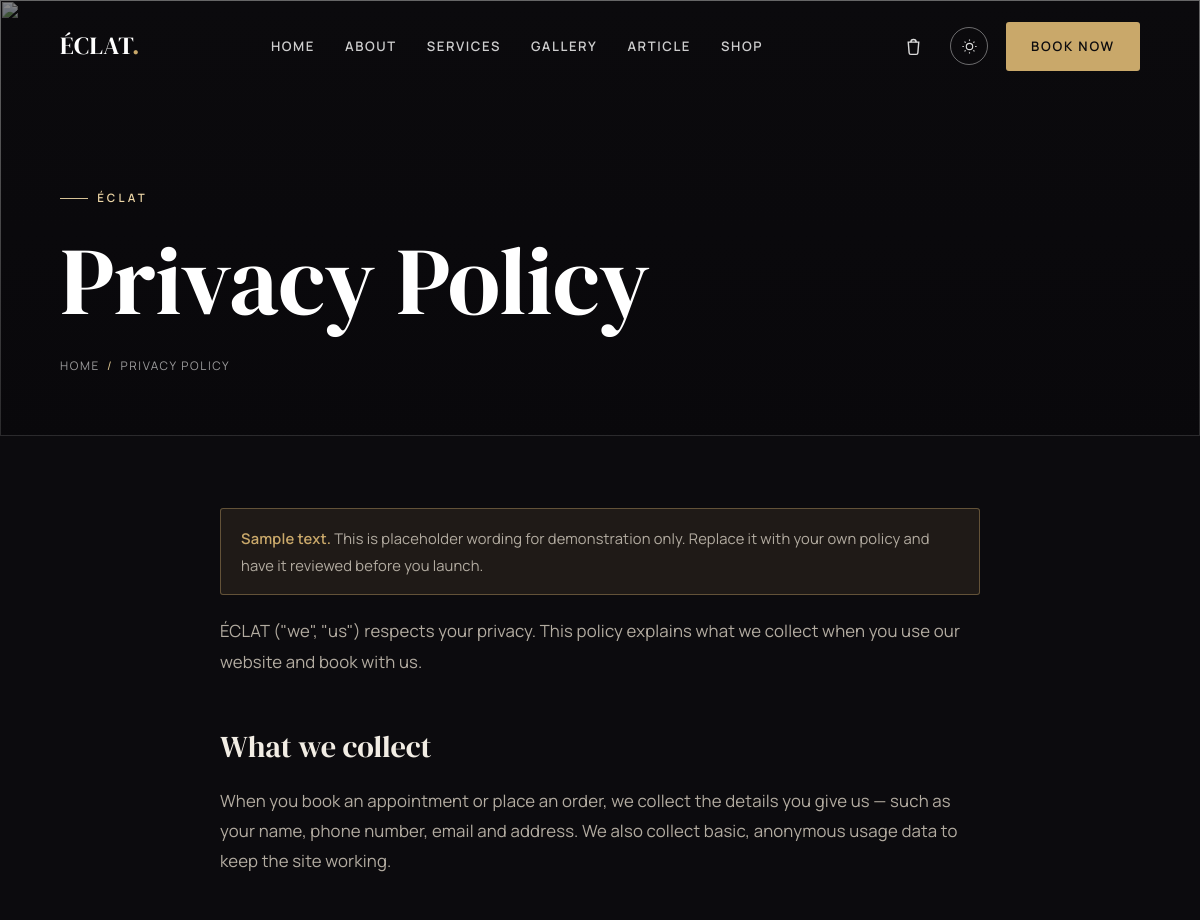
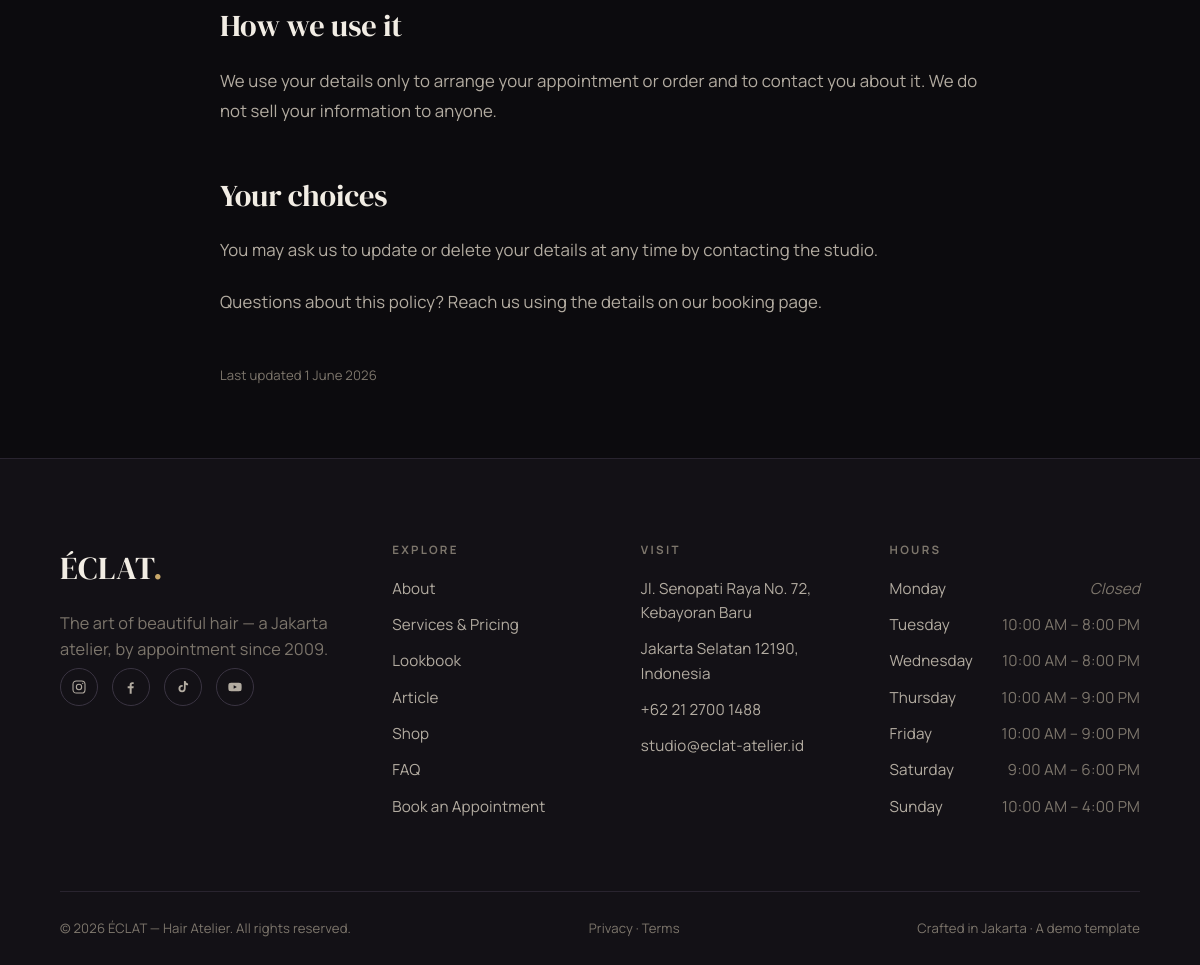
The page /privacy on the database its author committed (2 pictures, top to bottom).
### tables this page shows
CREATE TABLE pages (
    id         INT AUTO_INCREMENT PRIMARY KEY,
    slug       VARCHAR(120) NOT NULL UNIQUE,
    title      VARCHAR(200) NOT NULL,
    body       MEDIUMTEXT   NOT NULL,
    is_active  TINYINT(1)   NOT NULL DEFAULT 1,
    updated_at DATETIME     NULL
);

CREATE TABLE opening_hours (
    id         INT AUTO_INCREMENT PRIMARY KEY,
    day_order  TINYINT      NOT NULL,
    day_name   VARCHAR(12)  NOT NULL,
    open_time  TIME         NULL,
    close_time TIME         NULL,
    is_closed  TINYINT(1)   NOT NULL DEFAULT 0
);

### app/controllers/page.php (called while the page is built, shortened)
<?php
$slug = $_GET['slug'] ?? '';
$page = get_page_by_slug($slug);
render('page', [
    'title'        => $page['title'] . ' — ' . get_setting('site_name_full'),
    'meta'         => $page['title'] . ' — ' . get_setting('site_name'),
    'active'       => '',
    'css'          => ['page'],
    'page'         => $page,
]);

### public/index.php (called while the page is built, shortened)
<?php
$routes = require APP_PATH . '/routes.php';
$uri  = parse_url($_SERVER['REQUEST_URI'] ?? '/', PHP_URL_PATH) ?? '/';
if (BASE_URL !== '') {
    if ($uri === BASE_URL) {
        $uri = '/';
    } elseif (str_starts_with($uri, BASE_URL . '/')) {
        $uri = substr($uri, strlen(BASE_URL));
    }
}
$path = '/' . trim($uri, '/');
$controller = $routes[$path] ?? null;
if ($controller === null && preg_match('#^/shop/([a-z0-9][a-z0-9-]*)$#', $path, $m)) {
    $_GET['slug'] = $m[1];
    $controller = 'product';
}
if ($controller === null && preg_match('#^/blog/([a-z0-9][a-z0-9-]*)$#', $path, $m)) {
    $_GET['slug'] = $m[1];
    $controller = 'article';
}
if ($controller === null && preg_match('#^/([a-z0-9][a-z0-9-]*)$#', $path, $m)) {
    $controller = 'page';
}
if ($controller === null) {
    http_response_code(404);
    $controller_file = APP_PATH . '/controllers/not_found.php';
} else {
    $controller_file = APP_PATH . '/controllers/' . $controller . '.php';
}
require $controller_file;

### app/database.php (called while the page is built, shortened)
<?php
function db(): PDO {
    static $pdo = null;
    if ($pdo instanceof PDO) {
        return $pdo;
    }
    $opts = [
        PDO::ATTR_ERRMODE            => PDO::ERRMODE_EXCEPTION,
        PDO::ATTR_DEFAULT_FETCH_MODE => PDO::FETCH_ASSOC,
        PDO::ATTR_EMULATE_PREPARES   => false,
    ];
    try {
        if (DB_DRIVER === 'sqlite') {
            $pdo = new PDO('sqlite:' . DB_SQLITE_PATH, null, null, $opts);
            $pdo->exec('PRAGMA foreign_keys = ON');
        } else {
            $dsn = sprintf('mysql:host=%s;port=%s;dbname=%s;charset=utf8mb4',
                DB_HOST, DB_PORT, DB_NAME);
            $pdo = new PDO($dsn, DB_USER, DB_PASS, $opts);
        }
    } catch (PDOException $ex) {
        http_response_code(500);
        exit(APP_DEBUG
            ? 'Database connection failed: ' . $ex->getMessage()
            : 'The site is temporarily unavailable. Please try again shortly.');
    }
    return $pdo;
}
function q(string $sql, array $params = []): array {
    $stmt = db()->prepare($sql);
    $stmt->execute($params);
    return $stmt->fetchAll();
}
function q1(string $sql, array $params = []): ?array {
    $stmt = db()->prepare($sql);
    $stmt->execute($params);
    $row = $stmt->fetch();
    return $row === false ? null : $row;
}

### app/models/pages.php (called while the page is built, shortened)
<?php
function get_page_by_slug(string $slug): ?array {
    return q1('SELECT * FROM pages WHERE slug = :slug AND is_active = 1', ['slug' => $slug]);
}

### app/models/settings.php (called while the page is built, shortened)
<?php
function get_setting(string $key, string $default = ''): string {
    static $cache = null;
    if ($cache === null) {
        $cache = [];
        foreach (q('SELECT skey, svalue FROM settings') as $r) {
            $cache[$r['skey']] = $r['svalue'];
        }
    }
    return $cache[$key] ?? $default;
}

### app/models/hours.php (called while the page is built, shortened)
<?php
function get_opening_hours(): array {
    return q('SELECT day_name, open_time, close_time, is_closed
              FROM opening_hours ORDER BY day_order ASC');
}

### app/views/pages/page.php (the view, shortened to what this page needs)
<section class="page-hero page-hero--short">
    <div class="page-hero-bg"><img src="<?= e(url('assets/img/cta/cta.jpg')) ?>" alt="" aria-hidden="true"></div>
    <div class="container">
        <span class="eyebrow">ÉCLAT</span>
        <h1><?= e($page['title']) ?></h1>
        <div class="breadcrumb"><a href="<?= e(url('')) ?>">Home</a><span class="sep">/</span><?= e($page['title']) ?></div>
    </div>
</section>
<section class="section">
    <div class="container narrow page-body reveal"><?= $page['body'] ?></div>
    <?php if (!empty($page['updated_at'])): ?>
        <div class="container narrow page-updated">Last updated <?= e(date('j F Y', strtotime((string) $page['updated_at']))) ?></div>
    <?php endif; ?>
</section>

### app/views/partials/footer.php
<?php
$hours   = get_opening_hours();
$ig = get_setting('instagram'); $fb = get_setting('facebook');
$tt = get_setting('tiktok');    $yt = get_setting('youtube');
?>
<footer class="site-footer">
    <div class="container">
        <div class="footer-top">
            <div class="footer-brand">
                <div class="brand"><?= e(get_setting('site_name')) ?><span class="dot">.</span></div>
                <p><?= e(get_setting('tagline')) ?> — a Jakarta atelier, by appointment since <?= e(get_setting('founded_year')) ?>.</p>
                <div class="socials">
                    <a href="<?= e($ig) ?>" aria-label="Instagram"><svg viewBox="0 0 24 24" fill="none" stroke="currentColor" stroke-width="1.6"><rect x="3" y="3" width="18" height="18" rx="5"/><circle cx="12" cy="12" r="4"/><circle cx="17.5" cy="6.5" r="1" fill="currentColor" stroke="none"/></svg></a>
                    <a href="<?= e($fb) ?>" aria-label="Facebook"><svg viewBox="0 0 24 24" fill="currentColor"><path d="M13 22v-8h2.7l.4-3H13V9c0-.9.3-1.5 1.6-1.5H16V4.9c-.3 0-1.2-.1-2.3-.1-2.3 0-3.7 1.4-3.7 3.9V11H7v3h3v8z"/></svg></a>
                    <a href="<?= e($tt) ?>" aria-label="TikTok"><svg viewBox="0 0 24 24" fill="currentColor"><path d="M16 3c.3 2 1.6 3.6 3.6 3.9v2.6c-1.3.1-2.6-.3-3.6-1v5.9a5.4 5.4 0 1 1-5.4-5.4c.3 0 .6 0 .9.1v2.7a2.7 2.7 0 1 0 1.9 2.6V3z"/></svg></a>
                    <a href="<?= e($yt) ?>" aria-label="YouTube"><svg viewBox="0 0 24 24" fill="currentColor"><path d="M22 12s0-3-.4-4.4a2.3 2.3 0 0 0-1.6-1.6C18.5 5.6 12 5.6 12 5.6s-6.5 0-8 .4A2.3 2.3 0 0 0 2.4 7.6C2 9 2 12 2 12s0 3 .4 4.4a2.3 2.3 0 0 0 1.6 1.6c1.5.4 8 .4 8 .4s6.5 0 8-.4a2.3 2.3 0 0 0 1.6-1.6C22 15 22 12 22 12zm-12 2.8V9.2l4.8 2.8z"/></svg></a>
                </div>
            </div>
            <div class="footer-col">
                <h4>Explore</h4>
                <ul>
                    <li><a href="<?= e(url('about')) ?>">About</a></li>
                    <li><a href="<?= e(url('services')) ?>">Services &amp; Pricing</a></li>
                    <li><a href="<?= e(url('gallery')) ?>">Lookbook</a></li>
                    <li><a href="<?= e(url('blog')) ?>">Article</a></li>
                    <li><a href="<?= e(url('shop')) ?>">Shop</a></li>
                    <li><a href="<?= e(url('faq')) ?>">FAQ</a></li>
                    <li><a href="<?= e(url('book')) ?>">Book an Appointment</a></li>
                </ul>
            </div>
            <div class="footer-col">
                <h4>Visit</h4>
                <ul>
                    <li><?= e(get_setting('address_line1')) ?></li>
                    <li><?= e(get_setting('address_line2')) ?></li>
                    <li><a href="tel:<?= e(preg_replace('/[^0-9+]/', '', get_setting('phone'))) ?>"><?= e(get_setting('phone')) ?></a></li>
                    <li><a href="mailto:<?= e(get_setting('email')) ?>"><?= e(get_setting('email')) ?></a></li>
                </ul>
            </div>
            <div class="footer-col">
                <h4>Hours</h4>
                <ul>
                    <?php foreach ($hours as $h): ?>
                        <li class="hours-row<?= $h['is_closed'] ? ' closed' : '' ?>">
                            <span class="d"><?= e($h['day_name']) ?></span>
                            <span class="t"><?= $h['is_closed'] ? 'Closed' : e(fmt_time($h['open_time']) . ' – ' . fmt_time($h['close_time'])) ?></span>
                        </li>
                    <?php endforeach; ?>
                </ul>
            </div>
        </div>
        <div class="footer-bottom">
            <span>© <?= date('Y') ?> <?= e(get_setting('site_name_full')) ?>. All rights reserved.</span>
            <span class="footer-legal">
                <a href="<?= e(url('privacy')) ?>">Privacy</a> · <a href="<?= e(url('terms')) ?>">Terms</a>
            </span>
            <span>Crafted in Jakarta · A demo template</span>
        </div>
    </div>
</footer>

### public/assets/css/base/tokens.css (style rules this page uses)
:root { --font-display: "DM Serif Display", Georgia, "Times New Roman", serif; --font-body: "Manrope", system-ui, -apple-system, Segoe UI, Roboto, sans-serif; --fs-eyebrow: 0.72rem; --fs-body: 1.02rem; --fs-lead: clamp(1.12rem, 0.6rem + 1.1vw, 1.4rem); --h4: clamp(1.05rem, 0.9rem + 0.6vw, 1.3rem); --h3: clamp(1.4rem, 1rem + 1.4vw, 2rem); --h2: clamp(2.05rem, 1.2rem + 3.4vw, 3.4rem); --h1: clamp(2.9rem, 1.2rem + 7vw, 6rem); --container: 1220px; --container-narrow: 880px; --gutter: clamp(20px, 5vw, 64px); --section-y: clamp(60px, 6vw, 104px); --radius: 3px; --radius-lg: 6px; --ease: cubic-bezier(0.2, 0.6, 0.2, 1); --dur: 0.65s; --dur-fast: 0.28s; }
:root, [data-theme="dark"] { --bg: #0c0b0e; --bg-2: #131116; --bg-3: #1b181f; --text: #f2ede4; --text-2: #b3aca1; --text-3: #7d766c; --line: #29242f; --line-2: #3a3442; --accent: #c9a86a; --accent-2: #e2c993; --accent-ink: #0c0b0e; --overlay: linear-gradient(180deg, rgba(8,7,10,0.25) 0%, rgba(8,7,10,0.72) 100%); --shadow: 0 24px 60px -28px rgba(0,0,0,0.7); --img-filter: grayscale(0.15) contrast(1.02); }

### public/assets/css/base/typography.css (style rules this page uses)
body { font-family: var(--font-body); font-size: var(--fs-body); font-weight: 400; color: var(--text); background: var(--bg); letter-spacing: 0.01em; transition: background var(--dur-fast) var(--ease), color var(--dur-fast) var(--ease); }
h1, h2, h3, h4 { font-family: var(--font-display); font-weight: 400; line-height: 1.06; letter-spacing: -0.005em; color: var(--text); }
h1 { font-size: var(--h1); font-weight: 400; }
h2 { font-size: var(--h2); }
h4 { font-size: var(--h4); line-height: 1.2; }
p { color: var(--text-2); }
strong { color: var(--text); font-weight: 600; }
.eyebrow { font-family: var(--font-body); font-size: var(--fs-eyebrow); font-weight: 600; letter-spacing: 0.28em; text-transform: uppercase; color: var(--accent); display: inline-flex; align-items: center; gap: 0.8em; }
.eyebrow::before { content: ""; width: 28px; height: 1px; background: var(--accent); opacity: 0.7; }

### public/assets/css/components/layout.css (style rules this page uses)
.container { width: 100%; max-width: var(--container); margin-inline: auto; padding-inline: var(--gutter); }
.container.narrow { max-width: var(--container-narrow); }
.section { padding-block: var(--section-y); }
.reveal { opacity: 0; transform: translateY(22px); transition: opacity var(--dur) var(--ease), transform var(--dur) var(--ease); transition-delay: var(--d, 0s); }
.reveal.is-visible { opacity: 1; transform: none; }

### public/assets/css/components/header.css (style rules this page uses)
.brand { font-family: var(--font-display); font-size: 1.55rem; font-weight: 400; letter-spacing: 0.02em; color: var(--text); transition: color var(--dur-fast) var(--ease); }
.brand .dot { color: var(--accent); }

### public/assets/css/components/hero.css (style rules this page uses)
.page-hero { position: relative; padding-top: 180px; padding-bottom: clamp(60px, 8vw, 110px); overflow: hidden; }
.page-hero-bg { position: absolute; inset: 0; z-index: -2; }
.page-hero-bg img { width: 100%; height: 100%; object-fit: cover; filter: grayscale(0.5) brightness(0.7); }
.page-hero-bg::after { content: ""; position: absolute; inset: 0; background: var(--overlay); }
.page-hero h1 { color: #fff; max-width: 18ch; }
.page-hero .eyebrow { color: #edd6a6; margin-bottom: 22px; }
.page-hero .eyebrow::before { background: #edd6a6; opacity: 0.9; }
.breadcrumb { margin-top: 26px; font-size: 0.74rem; letter-spacing: 0.14em; text-transform: uppercase; color: rgba(255,255,255,0.6); }
.breadcrumb .sep { margin-inline: 0.6em; color: var(--accent-2); }

### public/assets/css/pages/page.css (style rules this page uses)
.page-hero--short { padding-top: 180px; padding-bottom: clamp(36px, 5vw, 64px); min-height: 0; }
.page-body { font-size: 1.05rem; line-height: 1.8; color: var(--text-2); }
.page-body > * + * { margin-top: 1.25em; }
.page-body h2 { font-family: var(--font-display); font-size: clamp(1.4rem, 1.1rem + 1.2vw, 1.9rem); color: var(--text); margin-top: 1.7em; line-height: 1.2; }
.page-body p { color: var(--text-2); }
.page-body strong { color: var(--text); }
.page-body .page-flag { background: color-mix(in srgb, var(--accent) 10%, transparent); border: 1px solid color-mix(in srgb, var(--accent) 40%, transparent); border-radius: var(--radius); padding: 16px 20px; font-size: 0.92rem; color: var(--text-2); }
.page-body .page-flag strong { color: var(--accent); }
.page-updated { margin-top: clamp(32px, 4vw, 48px); font-size: 0.82rem; color: var(--text-3); }

### rows shown on the page
pages: title "Privacy Policy", title "PRIVACY POLICY", body "Sample text. This is placeholder wording for demonstration only. Replace it with your own policy and have it reviewed before you launch. ÉCLAT (\"we\", \"us\") respects your privacy. This policy explains what we collect when you use our website and book with us. What we collect When you book an appointment or place an order, we collect the details you give us — such as your name, phone number, email and address. We also collect basic, anonymous usage data to keep the site working. How we use it We use your details only to arrange your appointment or order and to contact you about it. We do not sell your information to anyone. Your choices You may ask us to update or delete your details at any…", updated_at "1 June 2026"
opening_hours: day_name "Monday", is_closed "Closed"
opening_hours: day_name "Tuesday", open_time+close_time "10:00 AM – 8:00 PM"
opening_hours: day_name "Wednesday", open_time+close_time "10:00 AM – 8:00 PM"
opening_hours: day_name "Thursday", open_time+close_time "10:00 AM – 9:00 PM"
opening_hours: day_name "Friday", open_time+close_time "10:00 AM – 9:00 PM"
opening_hours: day_name "Saturday", open_time+close_time "9:00 AM – 6:00 PM"
opening_hours: day_name "Sunday", open_time+close_time "10:00 AM – 4:00 PM"

### other values the page prints
get_setting('site_name') "ÉCLAT"
$label "HOME"
$label "ABOUT"
$label "SERVICES"
$label "GALLERY"
$label "ARTICLE"
$label "SHOP"
get_setting('tagline') "The art of beautiful hair"
get_setting('founded_year') "2009"
get_setting('address_line1') "Jl. Senopati Raya No. 72, Kebayoran Baru"
get_setting('address_line2') "Jakarta Selatan 12190, Indonesia"
get_setting('phone') "+62 21 2700 1488"
get_setting('email') "studio@eclat-atelier.id"
get_setting('site_name_full') "ÉCLAT — Hair Atelier"
